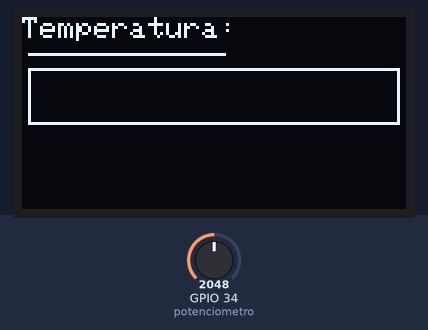
Recording of a sketch running on a simulated ESP32. On the bench: 128×64 one-colour display. The test bench sets the inputs (shaded band); at power-on: GPIO 34 (potenciometro) = 2048 (analog values on the 0–4095 scale). What the sketch prints to the serial monitor is not drawn.

Above: at 1.6 s.
At 4.7 s:
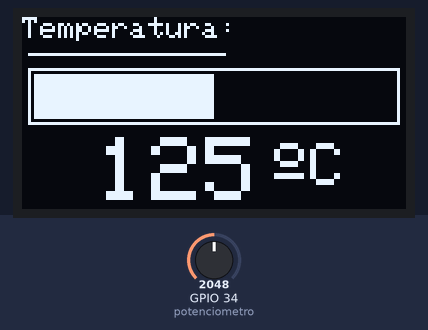
4.8 s: GPIO 34 (potenciometro) set to 2866
At 6.0 s:
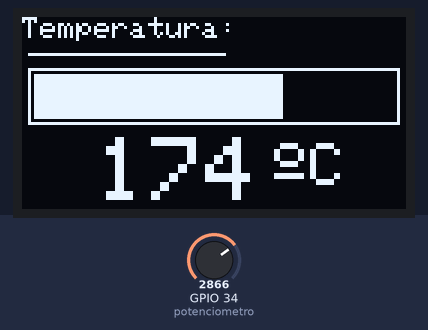
6.4 s: GPIO 34 (potenciometro) set to 3603
At 7.7 s:
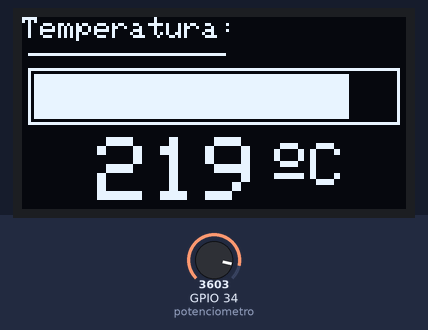
8.0 s: GPIO 34 (potenciometro) set to 4095
At 8.4 s:
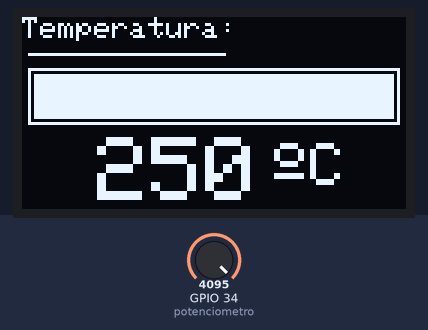
Timing chart, 0 to 11.0 s (numbered marks = the images above; inputs shaded):
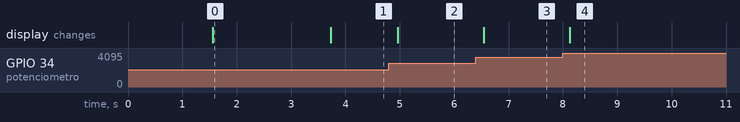

Measured:
- after the input at 4.8 s, the display: changes after 0.16 s (image 2)
- after the input at 6.4 s, the display: changes after 0.15 s (image 3)
- after the input at 8.0 s, the display: changes after 0.13 s (image 4)
- what the display in image 0 shows lasts 2.1 s, from 1.6 s to 3.7 s

The sketch:

sketch.ino
```cpp
// Resumo:
//
// - Simular uma 'barra de progresso' utilizando os recursos
// de desenho da biblioteca 'Adafruit_GFX.h'


// Bibliotecas
#include <Adafruit_SSD1306.h>
#include <Adafruit_GFX.h>
#include <Wire.h>

// SSD1306 pixel code generator
//https://arduinogfxtool.netlify.app/#:~:text=Online%20Arduino%20AdafruitGFX%20SSD1306%20OLED%20Code%20Generator.%20For

// SSD1306 OLED
#define LarguraTela 128 // x
#define AlturaTela 64   // y

// Potenciometro
#define potenciometro 34

// Objetos
Adafruit_SSD1306 display(LarguraTela, AlturaTela, &Wire, -1);

// Variaveis
int valorAnalogico = 0;
long temperatura = 0;
int px1 = 0;
int px0 = 0;

void ConversorTemperatura()
{
  // Realiza a leitura do ADC para o potenciometro
  valorAnalogico = analogRead(potenciometro);

  // Converte o ADC para Temperatura
  // ADC  | Temp. |
  // 4095 |  250  |
  // xADC |  t    |
  // 0    |  0    |

  // --> t = (xADC * 250) / 4095

  temperatura = (valorAnalogico * 250) / 4095;


  // Converte a temperatura para coordenada pixel (px1) no OLED
  // Temp | Pixel (px1)         |
  // 250  |    120              |
  // 150  |     x1              |
  // 1    |     1               |
  // 0    | 119 (cor invertida) |

  // --> pixel [x1] = (temp * 120) / 250
  px1 = (temperatura * 120) / 250;

  Serial.printf("\n[ADC] %i  [Temp.] %i  [px1] %i", valorAnalogico, temperatura, px1);

  // Animação da barra de progresso
  // Fill Retangulo (0%)
  // [0%] @ x1 = 119
  // display.fillRect(5, 17, 119, 13, SSD1306_BLACK);

  // Fill Retangulo (1%)
  // [1%] @ x1 = 1
  // display.fillRect(4, 17, 1, 13, SSD1306_WHITE);

  // Fill Retangulo (100%)
  // [100%] @ x1 = 119
  // display.fillRect(5, 17, 119, 13, SSD1306_WHITE);

  //display.clearDisplay();

  if(temperatura == 0)
  {
    // Fill Retangulo (0%)
    // [0%] @ x1 = 119
    display.fillRect(4, 19, 120, 15, SSD1306_BLACK);
  }
  else if(temperatura > 0 && temperatura < 300)
  {
    display.fillRect(4, 19, px1, 15, SSD1306_WHITE);
    display.fillRect(px1 + 5, 19, 120 - px1, 15, SSD1306_BLACK);

  }
  else if(temperatura == 300)
  {
    // Fill Retangulo (100%)
    // [100%] @ x1 = 119
    display.fillRect(5, 19, 119, 15, SSD1306_WHITE);
  }

  // Como apagar somente uma determinada regiao
  // desenhar um fillRectangle invertido (nao recomendado)
  display.fillRect(4, 39, 120, 24, SSD1306_BLACK);

  // Temperatura (valor numerico)
  display.setCursor(25,40);
  display.setTextSize(3);             // Draw 2X-scale text
  display.setTextColor(SSD1306_WHITE);

  // Ajustar o espacamento
  if(temperatura < 10)
  {
    display.printf("  %i", temperatura);
  }
  else if(temperatura >= 10 && temperatura < 100)
  {
    display.printf(" %i", temperatura);
  }
  else
  {
    display.printf("%i", temperatura);
  }

  // Temperatura (simbolo 'ºC')
  display.setCursor(60,42);
  display.setTextSize(2);             // Draw 2X-scale text
  display.setTextColor(SSD1306_WHITE);
  display.printf("  \xA7");
  display.print("C");

  // Exibe a informação no OLED
  display.display();

}

// Metodos
void customMenu()
{
  display.clearDisplay();

  // Linha superior
  display.setCursor(0,0);             // Start at top-left corner
  display.setTextSize(1);             // Normal 1:1 pixel scale
  display.setTextColor(SSD1306_WHITE);        // Draw white text
  display.println(F("Temperatura:"));

  // Desenhar uma linha
  display.drawLine(2, 12, 67, 12, SSD1306_WHITE);

  // Retangulo
  display.drawRect(2, 17, 124, 19, SSD1306_WHITE);

  // Exibe informações no OLED
  display.display();
  delay(2000);
}

void setup()
{
  Serial.begin(115200);
  Serial.println("Hello, ESP32!");

  // ADC
  // (0-1023 bits) --> (0V - 3.3V)
  analogReadResolution(12);

  // SSD1306_SWITCHCAPVCC
  // generate display voltage from 3.3V internally
  if(!(display.begin(SSD1306_SWITCHCAPVCC,0X3C)))
  {
   Serial.println("OLED SSD1306 allocation failed.");
   for(;;); // Don't proceed, loop forever
  }

  delay(500);

  // Limpa o display
  display.clearDisplay();
  delay(1000);

  // Exibe o menu customizado uma unica vez
  // *reduz o tempo de renderizacao da tela
  customMenu();

}

void loop()
{
  delay(150);

  // Lê o valor no ADC e exibe animação na barra de progresso
  ConversorTemperatura();

}
```
